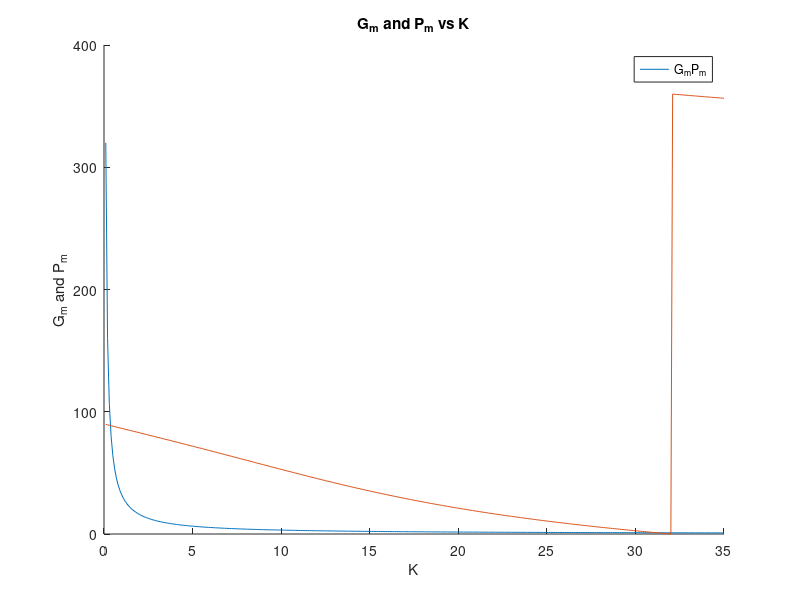

Recreate this plot in MATLAB.
G = tf(1, [1, 4, 8, 0]);

K_range = 0.1:0.1:35;
Gms = [];
Pms = [];
i = 1;
for k=K_range
    [Gm, Pm, ~, ~] = margin(G*k);
    Pms(i) = Pm;
    Gms(i) = Gm;
    i = i + 1;
end
figure
hold on
plot(K_range, Gms);
plot(K_range, Pms);
ylabel("G_m and P_m");
title("G_m and P_m vs K");
xlabel("K")
legend(["G_m", "P_m"])
hold off